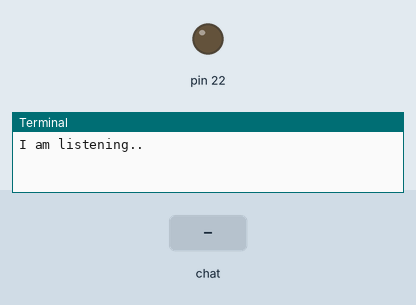
Simulated run of this program. Board: Raspberry Pi (header pin numbers). On the bench: output pins drawn as LEDs (lit = HIGH), the last lines printed to the terminal. The inputs (shaded band) are chosen by the test bench. The clock reads 2024-03-15 10:24:30 at power-on unless the program sets it.

Above: at 1.2 s.
1.3 s: chat message "ON" arrives
At 1.7 s:
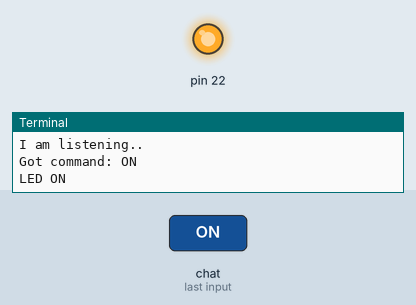
3.8 s: chat message "Hi" arrives
5.3 s: chat message "aur batao" arrives
Timing chart, 0 to 8.3 s (numbered marks = the images above; inputs shaded):
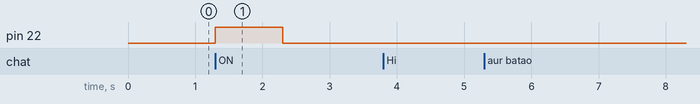

Measured:
- after the input at 1.3 s, pin 22: LOW → HIGH at once, → LOW 1.0 s later

The program:

telebot.py
```python
import sys
import time
from time import sleep
import random
import datetime
import telepot
import RPi.GPIO as GPIO
try:
    now=datetime.datetime.now()
    GPIO.setwarnings (False)
    GPIO.setmode(GPIO.BOARD)
    GPIO.setup(22, GPIO.OUT)
    GPIO.output(22,False)
    def handle(msg):
        chat_id=msg['chat']['id']
        command=msg['text']
        print('Got command: %s'% command)
        if command=='Hi':
            bot.sendMessage(chat_id,str("Hi! CSC"))
        elif command=='aur batao':
            bot.sendMessage(chat_id,str("Hi! CfgzdfSFSC"))
        elif command=='file':
             bot.sendDocument(chat_id,document=open('/home/pi/telebot.py'))
        elif command=='time':
             bot.sendMessage(chat_id,str(now.hour)+str(":")+str(now.minute))
        elif command=='logo':
              bot.sendphoto(chat_it,photo="http://www.iotleague.com/wp-content/uploads/2015/11/Iot.png")
        elif command=='ON':
            GPIO.output(22, True)
            print("LED ON")
            sleep(1)
            GPIO.output(22, False)
            GPIO.cleanup
        elif command=='OFF':
            GPIO.output(22, False)
            print("LED OFF")
            sleep(1)
    bot=telepot.Bot('969540077:AAF9qo60W6scHUgIopGZs6m6wOcLP-UQfqs')
    bot.message_loop(handle)
    print('I am listening..')
    while 1:
            time.sleep(5)
finally:
         GPIO.cleanup()
```
